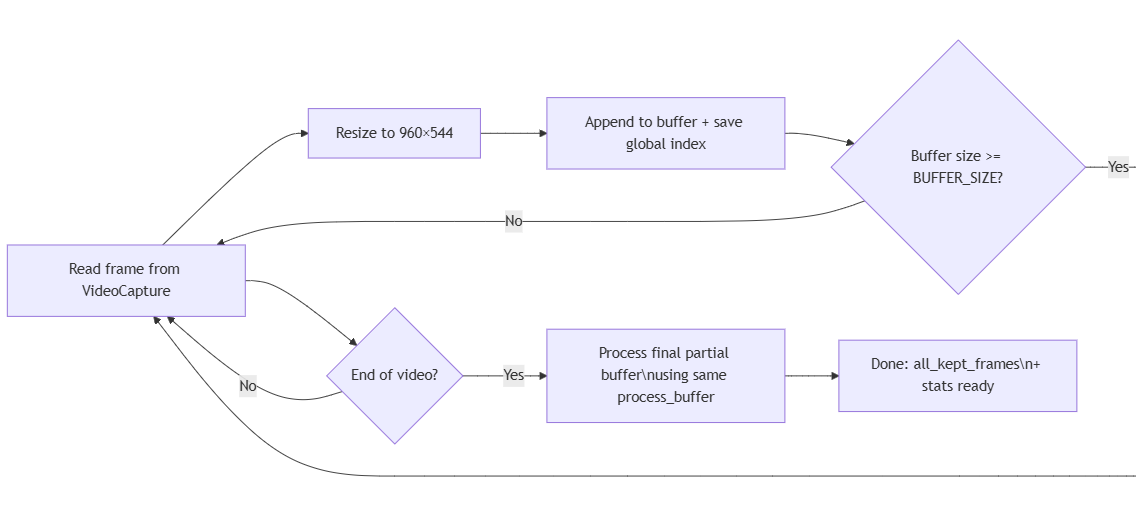
#> input picture notebooks/dta_processing01.png, 1136 x 522 px, given in place of timelapse_test.mp4, which was not available
$ python temp_script.py.py   (older library calls are emulated)
#> lines starting #> are read from the running program, lines starting #| are printed output that depends on the picture; pictures that were not available may be replaced by others from this repository, and a replacement may not be noted
#!/usr/bin/env python
# coding: utf-8

# # Data Preprocessing - Interactive Notebook
# **Protex AI - Computer Vision Ops Pipeline**
#
# This notebook implements video preprocessing with:
# - Moving window buffer for adaptive threshold computation
# - Perceptual hashing for duplicate detection (applied first)
# - Granular visualization at each step

# ## 1. Configuration Variables

# In[1]:


# ============= CONFIG =============
from pathlib import Path

# INPUT/OUTPUT
VIDEO_PATH = "../data/timelapse_test.mp4"  # Relative to script/notebook
OUTPUT_DIR = "frames"

# SAMPLING
# For streaming-style we process every frame (frame_step=1),
# but we still keep DESIRED_FPS for metadata/logging.
DESIRED_FPS = None  # Will be set equal to original_fps after opening the video

# RESOLUTION
TARGET_WIDTH = 960
TARGET_HEIGHT = 544
total_pixels = TARGET_WIDTH * TARGET_HEIGHT

# BUFFER SETTINGS
BUFFER_SIZE = 50  # Number of frames in moving window
BUFFER_OVERLAP = 10  # Frames to overlap between buffers

# PERCEPTUAL HASH / DEDUP
HASH_SIZE = 16
HASH_THRESHOLD = 5  # small Hamming distance allowed
TIME_WINDOW_FRAMES = 200  # only compare to last N frames for dedup
MIN_FRAMES_BETWEEN_KEPT = 5  # min spacing between kept frames (in original index)

# ADAPTIVE THRESHOLDS
BRIGHTNESS_PERCENTILE = 10  # Use 10th percentile as min brightness
BLUR_PERCENTILE = 15  # Use 15th percentile as min sharpness

# NOISE / TEXTURE FILTERS
USE_NOISE_FILTER = False  # <--- start with False to ensure we keep frames
NOISE_THRESHOLD = 3000  # baseline for combined noise score (if used)
COLOR_VAR_THRESHOLD = 2000  # threshold for color variance
MIN_EDGE_PIXELS = 500  # very low edges => flat / empty
MAX_EDGE_PIXELS = int(total_pixels * 0.30)  # too many edges => likely static noise

# VISUALIZATION
SHOW_SAMPLES = 3  # For preview
FIGSIZE = (15, 5)

DISPLAY_WIDTH = 160  # Smaller frame size for grid display
DISPLAY_HEIGHT = 90
BUFFERS_TO_SHOW = 3  # Show only first 3 buffers in grid
FRAMES_PER_SECTION = 10  # 3 sections × 10 frames = 30 frames per grid

MAX_DEBUG_BUFFERS = 5  # Only log/visualise 5 random buffers
MAX_REJECTED_EXAMPLES = 3  # Show 3 random rejected frames


# ## 2. Imports

# In[2]:


# ============= IMPORTS =============
import random
from collections import deque

import cv2
import numpy as np
import matplotlib.pyplot as plt
import imagehash
from PIL import Image
import json


# In[3]:


# ============= SETUP =============
# Clean up old frames from previous run
import shutil
if Path(OUTPUT_DIR).exists():
    shutil.rmtree(OUTPUT_DIR)
    print(f"✓ Cleaned up old frames from {OUTPUT_DIR}")

Path(OUTPUT_DIR).mkdir(exist_ok=True, parents=True)

print("✓ Imports loaded")
print(f"✓ Output directory: {OUTPUT_DIR}")


# ## 3. Helper Functions

# In[4]:


# ============= HELPER FUNCTIONS =============


# [58 lines left out: functions compute_perceptual_hash, compute_brightness, compute_sharpness, compute_edge_count, compute_entropy, compute_noise_score and 1 more, not called in this run]


def show_frames(frames, titles, suptitle=""):
    """Display multiple frames side by side."""
    n = len(frames)
    if n == 0:
        print(f"⚠️ No frames to display for: {suptitle}")
        return

    fig, axes = plt.subplots(1, n, figsize=FIGSIZE)
    if n == 1:
        axes = [axes]

    for ax, frame, title in zip(axes, frames, titles):
        ax.imshow(cv2.cvtColor(frame, cv2.COLOR_BGR2RGB))
        ax.set_title(title, fontsize=10)
        ax.axis("off")

    if suptitle:
        fig.suptitle(suptitle, fontsize=14, fontweight="bold")
    plt.tight_layout()
    plt.show()


# In[5]:


# [333 lines left out: functions visualize_buffer_before_after, maybe_store_rejected_example, process_buffer, not called in this run]


# ## 4. Open Video and Extract Metadata

# In[8]:


cap = cv2.VideoCapture(VIDEO_PATH)
if not cap.isOpened():
    raise FileNotFoundError(f"Cannot open video: {VIDEO_PATH}")

original_fps = cap.get(cv2.CAP_PROP_FPS)
total_frames = int(cap.get(cv2.CAP_PROP_FRAME_COUNT))

# Set DESIRED_FPS to original_fps for metadata
DESIRED_FPS = original_fps

# Streaming-style: we do not skip frames by FPS
frame_step = 1

print(f"📹 Video: {VIDEO_PATH}")
print(f"   Original FPS: {original_fps:.2f}")
print(f"   Total frames: {total_frames}")
print(f"   Processing every frame (streaming-style)")


# ## 5. Sample Initial Frames (Preview)

# In[9]:


preview_frames = []
preview_indices = [0, total_frames // 4, total_frames // 2, 3 * total_frames // 4]

for idx in preview_indices[:SHOW_SAMPLES]:
    cap.set(cv2.CAP_PROP_POS_FRAMES, idx)
    ret, frame = cap.read()
    if ret:
        preview_frames.append(frame)
#> this loop made 3 passes
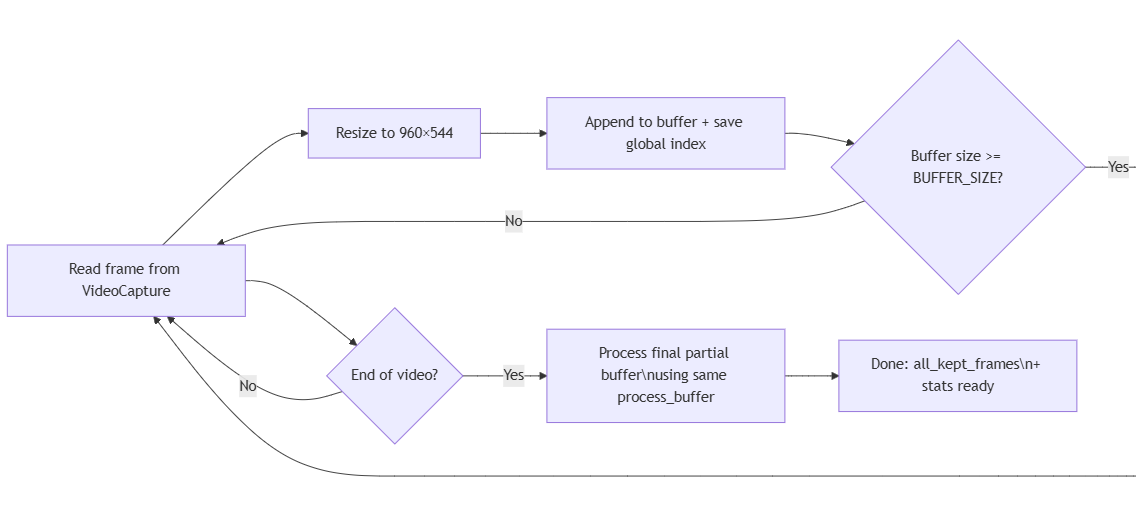
#> input picture notebooks/dta_processing01.png, 1136 x 522 px, given in place of timelapse_test.mp4, which was not available
#> after the loop, preview_frames = 3 items

if len(preview_frames) > 0:
    show_frames(
        preview_frames,
        [f"Frame {idx}" for idx in preview_indices[: len(preview_frames)]],
        "Raw Video Preview",
    )
#> in show_frames, `n = len(frames)`: n = 3
#> the loop in show_frames, `for ax, frame, title in zip(axes, frames, titles):` made 3 passes
#> in show_frames, `plt.show()`:
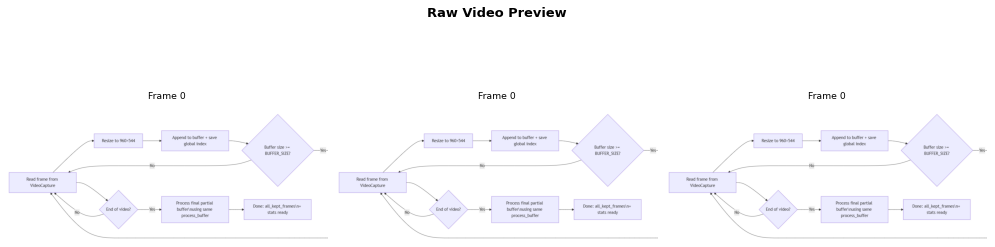
#> figure drawn by matplotlib, 3 panels
else:
    print("⚠️ Could not read preview frames")


# ## 6. Process Video with Moving Window Buffer

# In[10]:


# Reset video to start for processing
cap.set(cv2.CAP_PROP_POS_FRAMES, 0)

# Storage
all_kept_frames = []  # list of (frame, idx, hash)
buffer_frames = []
buffer_indices = []

# time-windowed seen hashes: deque[(hash, frame_idx)]
seen_hashes = deque(maxlen=TIME_WINDOW_FRAMES * 2)

# For debugging + rejected examples
debug_buffers = []  # buffer_ids chosen for printing/visualizing
rejection_state = {"total": 0}  # for reservoir sampling
rejected_examples = []  # list of {frame, idx, reason}

# Statistics
stats = {
    "total_read": 0,
    "sampled": 0,
    "hash_duplicates": 0,
    "dark_frames": 0,
    "bright_frames": 0,
    "blurry_frames": 0,
    "low_texture_frames": 0,
    "noisy_frames": 0,
    "kept": 0,
    "last_kept_idx": -999999,
}

frame_idx = 0
buffer_count = 0

print("🔄 Starting video processing...\n")

while True:
    ret, frame = cap.read()
#> frame is the input picture: shape (522, 1136, 3); mean B, G, R 252.3, 247.8, 248.1
    if not ret:
        break

    stats["total_read"] += 1
    frame_idx += 1

    # Streaming-style: consider each frame
    stats["sampled"] += 1

    # Resize once to target resolution
    resized = cv2.resize(frame, (TARGET_WIDTH, TARGET_HEIGHT))
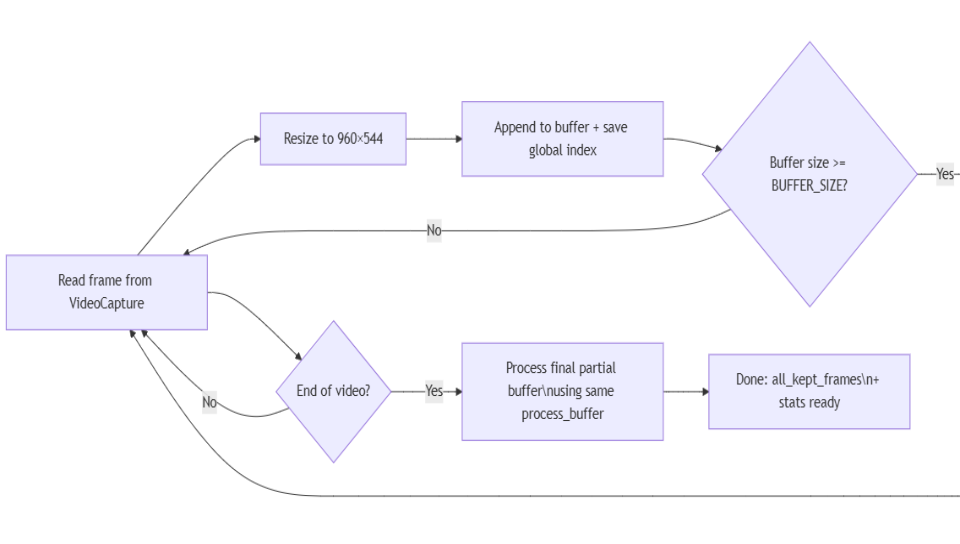
#> resized: shape (544, 960, 3); mean B, G, R 252.3, 247.8, 248

    # Add to buffer
    buffer_frames.append(resized)
    buffer_indices.append(frame_idx)

    # Process buffer when full
    if len(buffer_frames) >= BUFFER_SIZE:
        buffer_count += 1

        # Reservoir sampling to pick random buffers to debug
        if len(debug_buffers) < MAX_DEBUG_BUFFERS:
            debug_buffers.append(buffer_count)
        else:
            if random.random() < MAX_DEBUG_BUFFERS / buffer_count:
                replace_i = random.randrange(MAX_DEBUG_BUFFERS)
                debug_buffers[replace_i] = buffer_count

        current_buffer_frames = list(buffer_frames)
        current_buffer_indices = list(buffer_indices)

        # Process this buffer
        all_kept_frames = process_buffer(
            current_buffer_frames,
            current_buffer_indices,
            buffer_count,
            stats,
            seen_hashes,
            all_kept_frames,
            debug_buffers,
            rejection_state,
            rejected_examples,
        )

        # Slide the buffer for the NEXT iteration
        if BUFFER_OVERLAP > 0:
            buffer_frames = buffer_frames[-BUFFER_OVERLAP:]
            buffer_indices = buffer_indices[-BUFFER_OVERLAP:]
        else:
            buffer_frames = []
            buffer_indices = []

        # Show some kept frames and stats
        kept_this_buffer = [
            f for f in all_kept_frames if f[1] in current_buffer_indices
        ]
        if kept_this_buffer:
            print(f"\n✅ Buffer {buffer_count}: {len(kept_this_buffer)} frames kept")
            # show_frames(
            #     [f[0] for f in kept_this_buffer[:3]],
            #     [f"Kept {f[1]}" for f in kept_this_buffer[:3]],
            #     f"Buffer {buffer_count} – Kept Sample",
            # )
        else:
            print(f"\n⚠️ Buffer {buffer_count}: no frames kept")

        print("\n📊 Stats so far:")
        print(
            json.dumps(
                {
                    k: (int(v) if isinstance(v, (int, np.integer)) else v)
                    for k, v in stats.items()
                    if k != "last_kept_idx"
                },
                indent=2,
            )
        )

        print(
            f"\n✓ Buffer {buffer_count} processed. "
            f"Overlap (for next buffer): {BUFFER_OVERLAP} frames\n"
        )


# In[ ]:


# Process remaining frames in buffer (if any)
if len(buffer_frames) > 0:
    buffer_count += 1
    if len(debug_buffers) < MAX_DEBUG_BUFFERS:
        debug_buffers.append(buffer_count)
    else:
        if random.random() < MAX_DEBUG_BUFFERS / buffer_count:
            replace_i = random.randrange(MAX_DEBUG_BUFFERS)
            debug_buffers[replace_i] = buffer_count

    print(f"\n📦 Processing final buffer ({len(buffer_frames)} frames)...")
    all_kept_frames = process_buffer(
        buffer_frames,
        buffer_indices,
        buffer_count,
        stats,
        seen_hashes,
        all_kept_frames,
        debug_buffers,
        rejection_state,
        rejected_examples,
    )

cap.release()
print("\n✅ Video processing complete!")
print("📊 Stats:")
print(
    json.dumps(
        {
            k: (int(v) if isinstance(v, (int, np.integer)) else v)
            for k, v in stats.items()
            if k != "last_kept_idx"
        },
        indent=2,
    )
)
print(f"🔍 Debug buffers visualised: {sorted(debug_buffers)}")


# In[ ]:


# --- Show sample rejected frames ---
if rejected_examples:
    print("\n🧹 Sample rejected frames:")
    for ex in rejected_examples:
        print(f"  Frame {ex['idx']}: {ex['reason']}")
    show_frames(
        [ex["frame"] for ex in rejected_examples],
        [f"{ex['idx']} – {ex['reason']}" for ex in rejected_examples],
        "Rejected frame examples",
    )
else:
    print("\n🧹 No rejected frames collected for examples.")


# In[ ]:


xxx


# ## 7. Statistics Summary

# In[ ]:


print("\n" + "=" * 60)
print("📊 PROCESSING STATISTICS")
print("=" * 60)
print(f"Total frames read:        {stats['total_read']:>6}")
print(f"Sampled frames:           {stats['sampled']:>6}")
print(f"Hash duplicates removed:  {stats['hash_duplicates']:>6}")
print(f"Dark frames removed:      {stats['dark_frames']:>6}")
print(f"Blurry frames removed:    {stats['blurry_frames']:>6}")
print(f"Final kept frames:        {stats['kept']:>6}")
print("=" * 60)
if stats["sampled"] > 0:
    print(f"Reduction: {100 * (1 - stats['kept'] / stats['sampled']):.1f}%")
print("=" * 60)

# Visualization
labels = ["Sampled", "Hash Dup", "Dark", "Blurry", "Kept"]
values = [
    stats["sampled"],
    stats["hash_duplicates"],
    stats["dark_frames"],
    stats["blurry_frames"],
    stats["kept"],
]
colors = ["#3498db", "#e74c3c", "#95a5a6", "#f39c12", "#2ecc71"]

plt.figure(figsize=(10, 6))
plt.bar(labels, values, color=colors)
plt.title("Frame Processing Pipeline", fontsize=14, fontweight="bold")
plt.ylabel("Frame Count")
plt.grid(axis="y", alpha=0.3)
for i, v in enumerate(values):
    plt.text(i, v + max(values) * 0.02, str(v), ha="center", fontweight="bold")
plt.tight_layout()
plt.show()


# ## 8. Save Frames to Disk

# In[ ]:


print("\n💾 Saving frames to disk...")

frames_metadata = []

for save_idx, (frame, orig_idx, frame_hash) in enumerate(all_kept_frames):
    filename = f"frame_{save_idx:05d}.jpg"
    filepath = Path(OUTPUT_DIR) / filename
    cv2.imwrite(str(filepath), frame)

    frames_metadata.append(
        {
            "id": save_idx,
            "file_name": filename,
            "original_frame_idx": int(orig_idx),
            "width": TARGET_WIDTH,
            "height": TARGET_HEIGHT,
            "hash": str(frame_hash),
        }
    )

    if save_idx < 5 or save_idx % 100 == 0:
        print(f"   Saved: {filename} (original frame {orig_idx})")

print(f"\n✓ Saved {len(all_kept_frames)} frames to {OUTPUT_DIR}/")


# ## 9. Save Metadata

# In[ ]:


metadata = {
    "video_path": VIDEO_PATH,
    "original_fps": float(original_fps),
    "desired_fps": float(DESIRED_FPS),
    "target_resolution": f"{TARGET_WIDTH}x{TARGET_HEIGHT}",
    "buffer_size": BUFFER_SIZE,
    "buffer_overlap": BUFFER_OVERLAP,
    "hash_size": HASH_SIZE,
    "hash_threshold": HASH_THRESHOLD,
    "time_window_frames": TIME_WINDOW_FRAMES,
    "min_frames_between_kept": MIN_FRAMES_BETWEEN_KEPT,
    "brightness_percentile": BRIGHTNESS_PERCENTILE,
    "blur_percentile": BLUR_PERCENTILE,
    "use_noise_filter": USE_NOISE_FILTER,
    "noise_threshold": NOISE_THRESHOLD,
    "color_var_threshold": COLOR_VAR_THRESHOLD,
    "statistics": {
        k: (int(v) if isinstance(v, (int, np.integer)) else v)
        for k, v in stats.items()
        if k != "last_kept_idx"
    },
    "num_saved_frames": len(frames_metadata),
    "frames": frames_metadata,
}

metadata_path = Path(OUTPUT_DIR) / "frames_metadata.json"
with open(metadata_path, "w") as f:
    json.dump(metadata, f, indent=2)

print(f"✓ Metadata saved to {metadata_path}")


# ## 10. Final Visualization - Sample Output

# In[ ]:


if len(all_kept_frames) > 0:
    n_samples = min(6, len(all_kept_frames))
    indices = np.linspace(0, len(all_kept_frames) - 1, n_samples, dtype=int)

    fig, axes = plt.subplots(2, 3, figsize=(15, 10))
    axes = axes.flatten()

    for i, idx in enumerate(indices):
        frame, orig_idx, _ = all_kept_frames[idx]
        axes[i].imshow(cv2.cvtColor(frame, cv2.COLOR_BGR2RGB))
        axes[i].set_title(f"Output #{idx} (orig frame {orig_idx})", fontsize=10)
        axes[i].axis("off")

    fig.suptitle("Final Output Samples", fontsize=16, fontweight="bold")
    plt.tight_layout()
    plt.show()

print("\n✅ Preprocessing complete!")
print(f"📁 Output: {OUTPUT_DIR}/")
print(f"📊 Frames: {len(all_kept_frames)}")

$ run again, on notebooks/dta_processing02.png
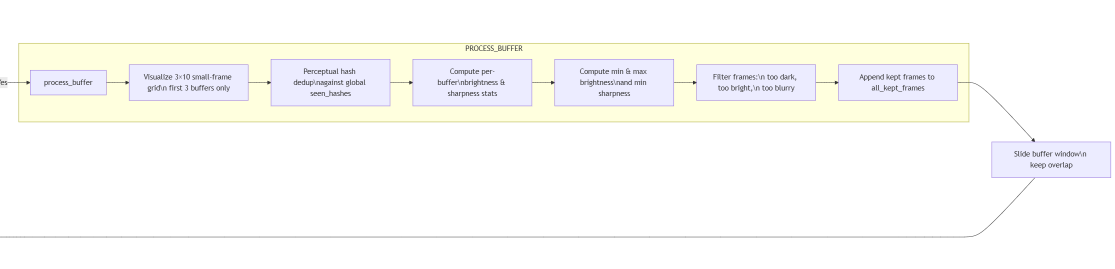
#> input picture notebooks/dta_processing02.png, 2229 x 537 px, given in place of timelapse_test.mp4, which was not available (shown at 1/2 size)
#> the loop `for idx in preview_indices[:SHOW_SAMPLES]:` made 3 passes
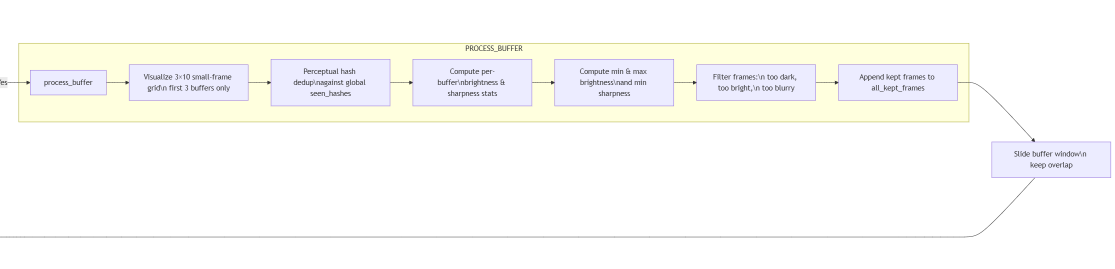
#> input picture notebooks/dta_processing02.png, 2229 x 537 px, given in place of timelapse_test.mp4, which was not available (shown at 1/2 size)
#> after the loop `for idx in preview_indices[:SHOW_SAMPLES]:`: preview_frames = 3 items
#> n = 3
#> the loop in show_frames, `for ax, frame, title in zip(axes, frames, titles):` made 3 passes
#> in show_frames, `plt.show()`:
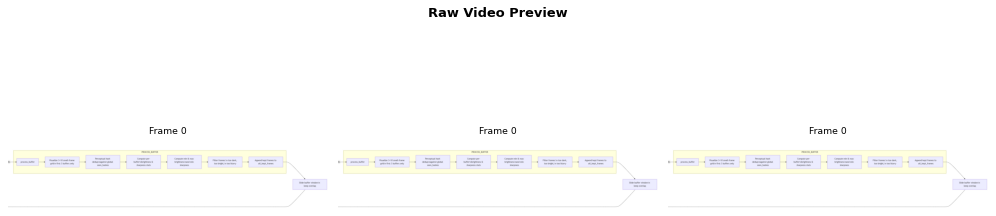
#> figure drawn by matplotlib, 3 panels
#> frame is the input picture: shape (537, 2229, 3); mean B, G, R 247.8, 250.4, 250.5
#> `resized = cv2.resize(frame, (TARGET_WIDTH, TARGET_HEIGHT))`:
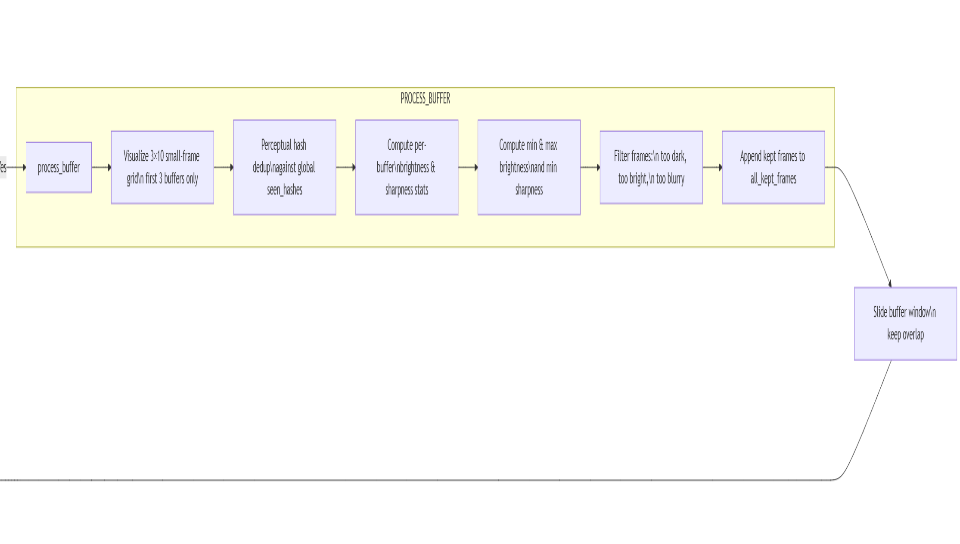
#> resized: shape (544, 960, 3); mean B, G, R 247.8, 250.3, 250.5
